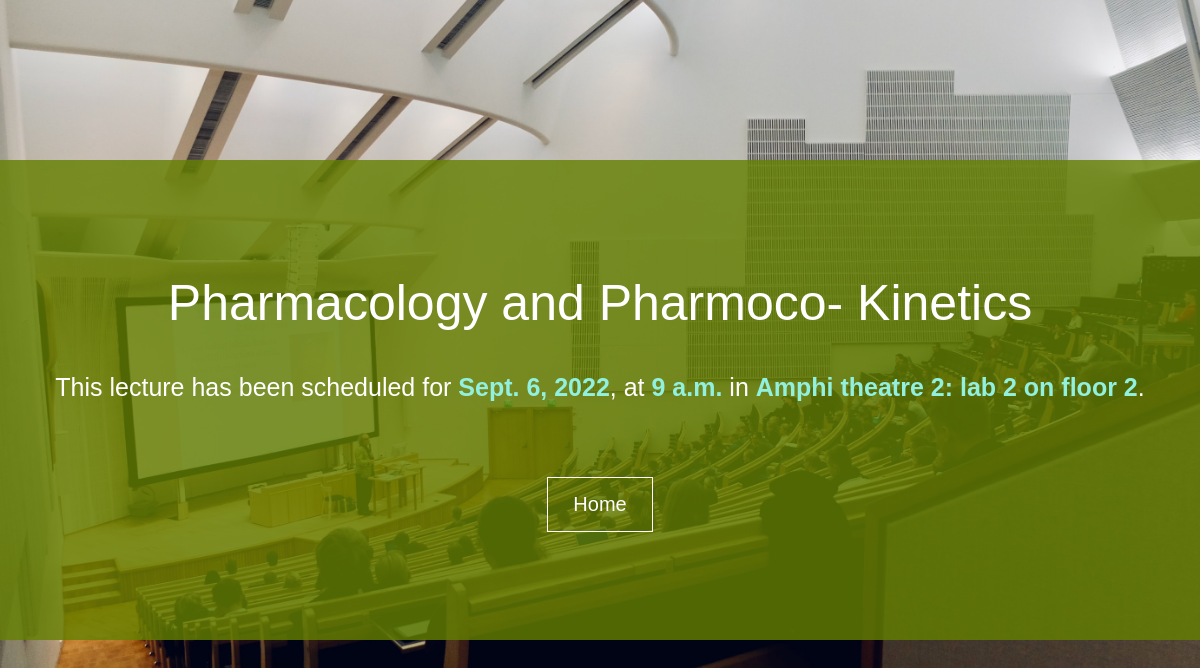
The app's page /lectures/2 with its own data.
### lectures/models.py (models this page shows, shortened)
class Lecture(models.Model):
    title = models.CharField(max_length=150)
    date = models.DateField()
    time = models.TimeField(default=time(9))
    duration = models.IntegerField(default=1)
    lab =  models.ForeignKey(Lab, on_delete=models.CASCADE)

class Lab(models.Model):
    name = models.CharField(max_length=100)
    floor = models.IntegerField()
    lab_number = models.IntegerField()
    def __str__(self):
        return f"{self.name}: lab {self.lab_number} on floor {self.floor}"

### lectures/views.py (the view)
# urls.py: path('<int:id>',views.details, name="details"),
def details(request, id):
    lecture = get_object_or_404(Lecture, pk=id)
    return render(request, 'lectures/details.html', {"lecture": lecture })

### lectures/templates/lectures/details.html (shortened to what this page needs)
<!DOCTYPE html>
<html lang="en">
<head>
    <link rel="stylesheet" href="/static/lectures/details.css">
</head>
<body>
    <div class="content">
        <h1>{{ lecture.title }} </h1>
        <p>
            This lecture has been scheduled for
            <span class="date">{{lecture.date }}</span>, at
            <span class="time">{{ lecture.time }}</span> in
            <span class="lab">{{ lecture.lab }}</span>.
        </p>
        <a href="{% url 'welcome' %}">Home</a>
    </div>
</body>
</html>

### lectures/static/lectures/details.css (style rules this page uses)
* { margin: 0; padding: 0; box-sizing: border-box; }
body { font-family: Arial, Helvetica, sans-serif; height: 100vh; background-image: url("dom-fou-YRMWVcdyhmI-unsplash.jpg"); background-size: cover; background-repeat: no-repeat; background-position: center; color: white; display: flex; justify-content: center; align-items: center; }
h1 { font-size: 50px; font-weight: 100; margin: 25px 0 35px 0; text-align: center; }
.content { background-color: rgba(100, 128, 0, 0.8); padding: 50px; width: 100vw; height: 60vh; display: flex; flex-direction: column; align-items: center; justify-content: center; }
p { font-size: 25px; line-height: 1.6; margin-bottom: 50px; }
a { display: inline-block; text-decoration: none; color: white; font-size: 20px; border: 1px solid white; padding: 15px 25px; margin: 20px; }
span { font-weight: bold; color: rgb(146, 240, 223); }

### records on screen
Lecture: title "Pharmacology and Pharmoco- Kinetics", date "Sept. 6, 2022", time "9 a.m.", lab "Amphi theatre 2: lab 2 on floor 2"
